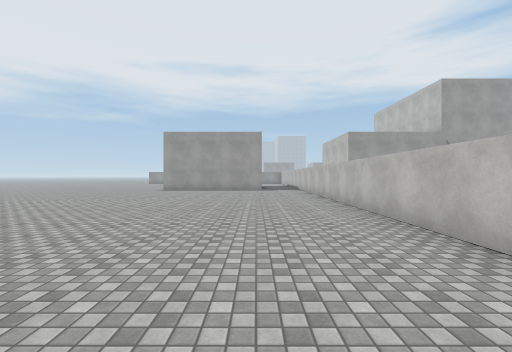
[1] (above)

24 first-person views from a walk through a 3-D level made in the Unity game engine. The camera is 1.5 m above the floor, looks level and sees 90° across. The floor is counted in squares, 2 m on a side. Each view is taken from the middle of a square. On the plan, view 1 faces up. The plan holds only what a view shows up to about 9 squares ahead; the rest is blank. The place goes on beyond the plan. The player is left out. Surface patterns are stand-ins for the level's own textures.

[2]
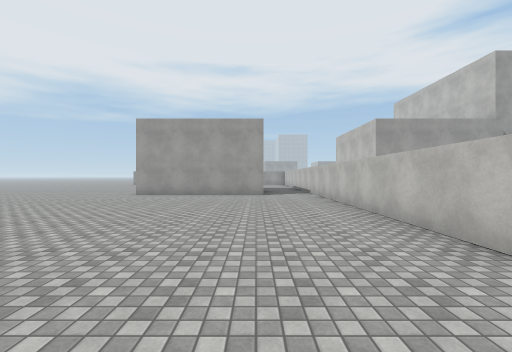

[3]
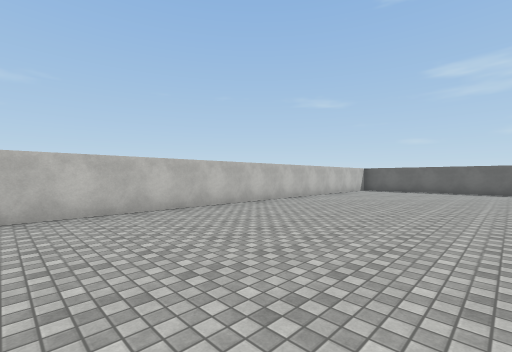

[4]
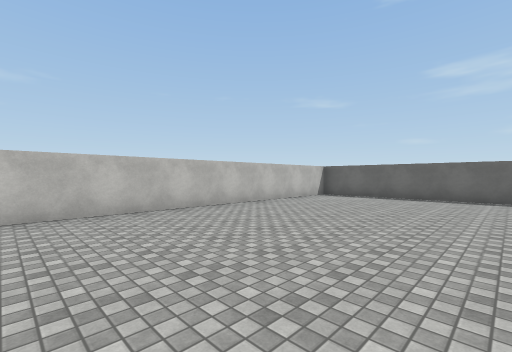

[5]
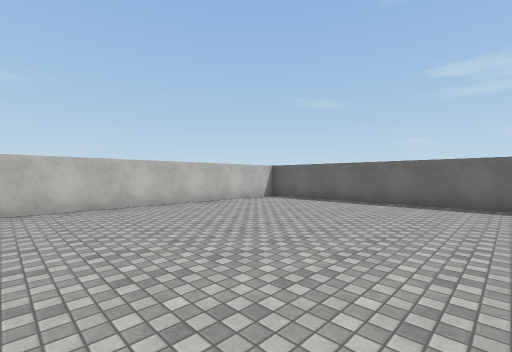

[6]
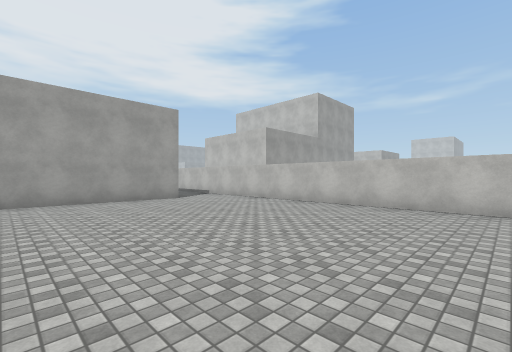

[7]
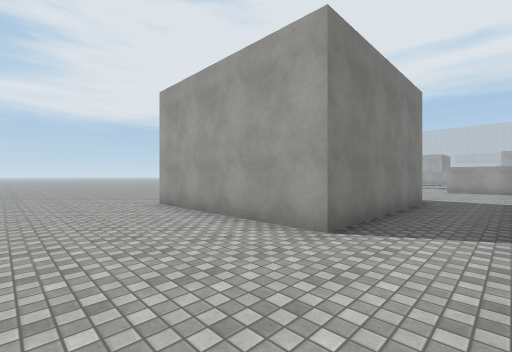

[8]
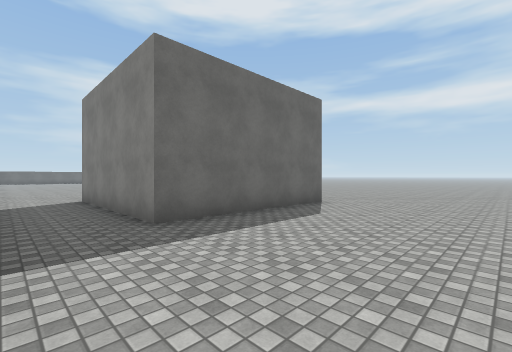

[9]
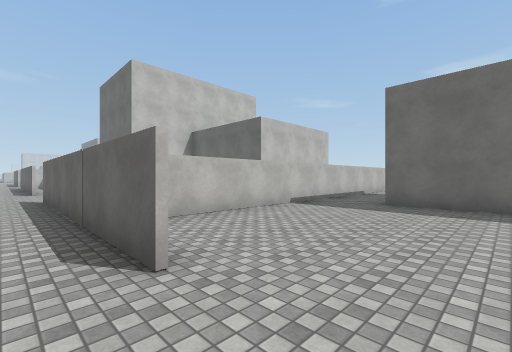

[10]
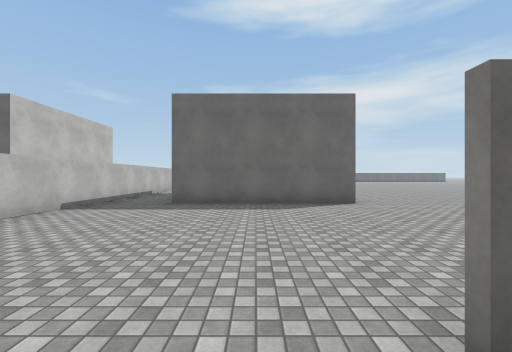

[11]
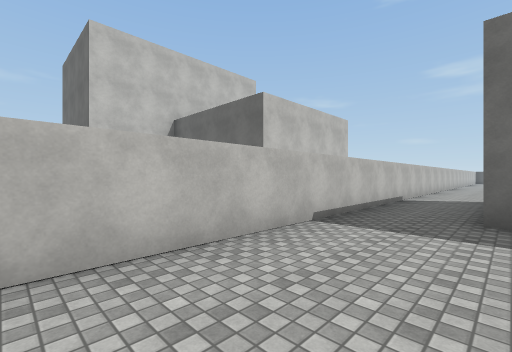

[12]
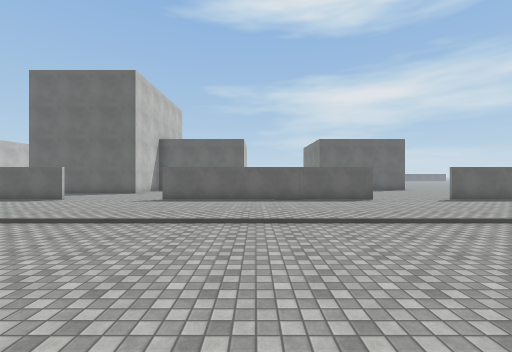

[13]
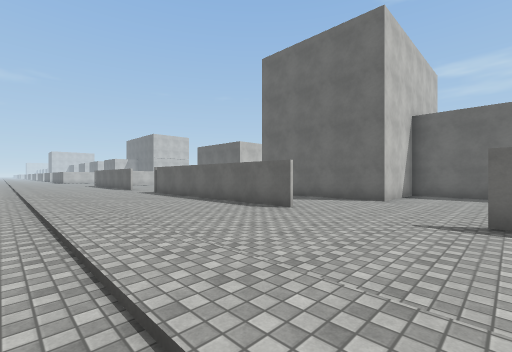

[14]
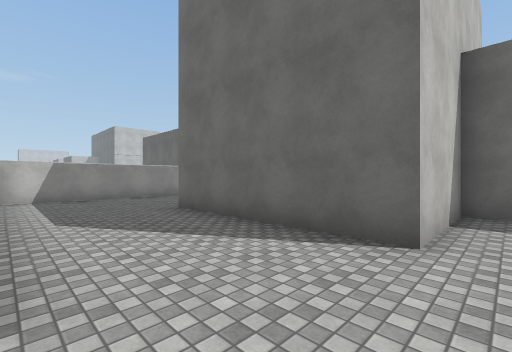

[15]
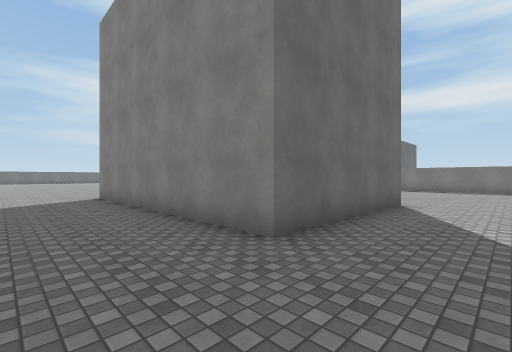

[16]
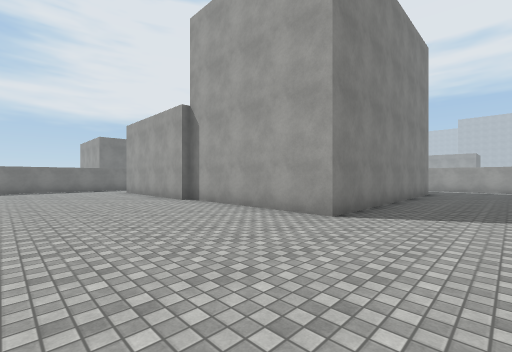

[17]
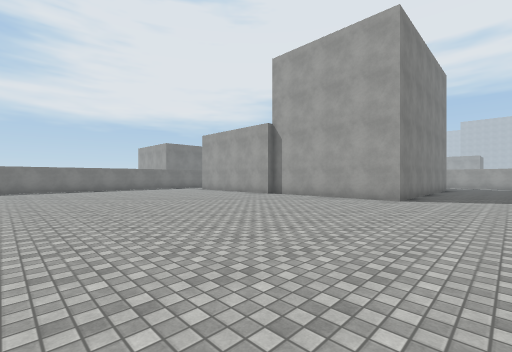

[18]
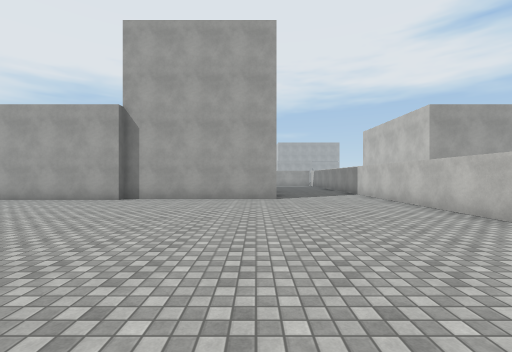

[19]
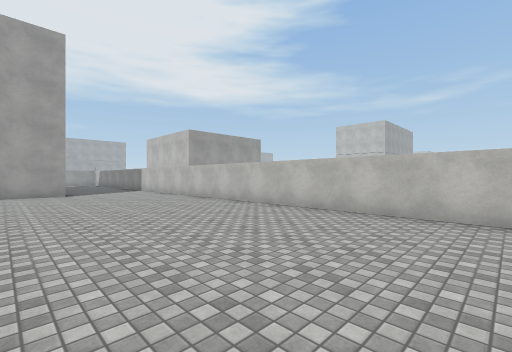

[20]
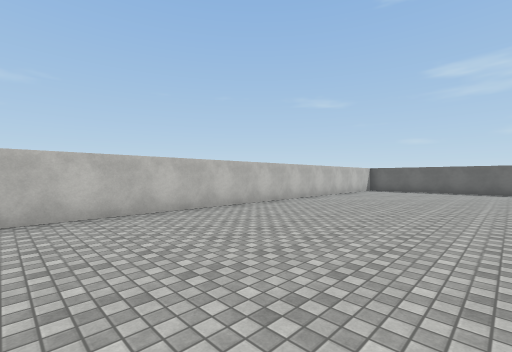

[21]
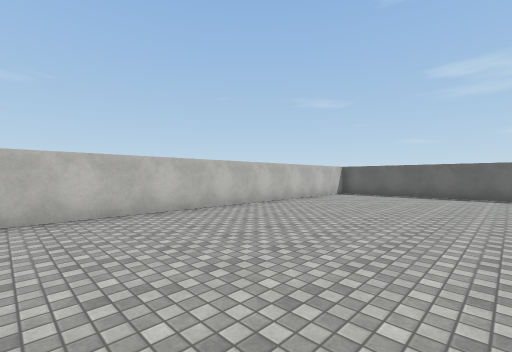

[22]
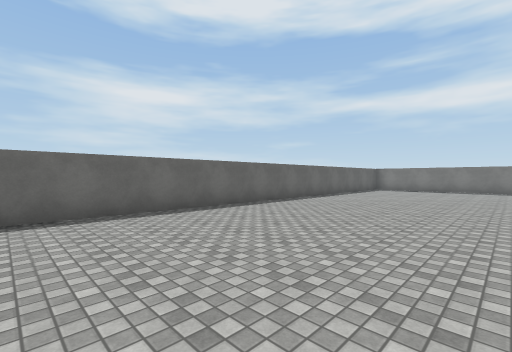

[23]
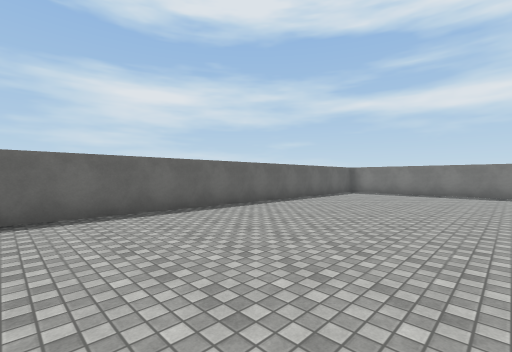

[24]
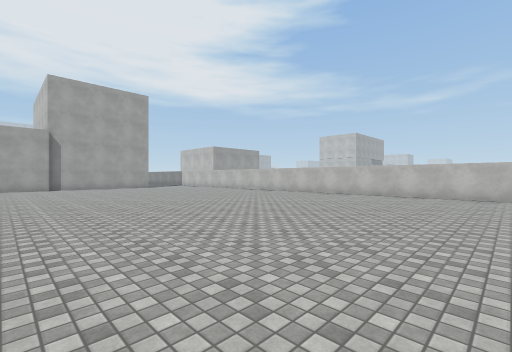

### Floor plan
Points are (right, up) in squares from view 1. A wall is a line through its corners. A room is listed if a view was taken in it or the views show most of it. See-through windows are left out.
Room 1 (views 1, 2, 3, 4, 5, 6, 7)
walls: (2.4, -7.4) (2.4, 11.5); (-4, -8.2) (1.5, -8.2); (0.3, 13) (-4.5, 13)
ways out: opening at (1.5, 12.5) to room 2
Room 2 (views 8, 11)
walls: (-4.5, 18) (0.3, 18) (0.3, 13); (2.4, 11.5) (2.4, 23)
ways out: opening at (1.5, 12.5) to room 1; opening at (-1.5, 24) to room 3
Room 3 (views 9, 10, 12, 13, 14)
walls: (10.6, 24.1) (14.9, 24.1); (7.5, 18) (9.7, 18) (9.7, 21); (-0.1, 24.1) (7.2, 24.1); (-4.5, 24.1) (-2.8, 24.1)
ways out: opening at (-1.5, 24) to room 2; opening at (9.3, 23) to room 4
Room 4 (views 15, 16, 17, 18, 19, 20, 21, 22, 23, 24)
walls: (9.8, 13) (5.9, 13); (2.5, -3) (2.5, -4.2); (18.1, -5.8) (18.1, 14); (6.5, -8.2) (17, -8.2); (9.7, 21) (14.7, 21) (14.7, 13.3) (9.6, 13.3); (18.1, 20.2) (18.1, 24)
ways out: opening at (9.3, 23) to room 3

Where each view was taken, in squares from view 1:
view 1: 0 up, 0 right, facing up
view 2: 3 up, 0 right, facing up
view 3: 5 up, 3 left, facing down-right
view 4: 1 up, 3 left, facing down-right
view 5: 1 down, 4 left, facing down-right
view 6: 5 up, 4 left, facing up-right
view 7: 10 up, 2 right, facing up-left
view 8: 22 up, 2 right, facing down-left
view 9: 25 up, 2 left, facing down-right
view 10: 25 up, 2 left, facing down
view 11: 23 up, 0 right, facing down-right
view 12: 33 up, 4 right, facing down
view 13: 29 up, 7 right, facing down-right
view 14: 24 up, 9 right, facing down-right
view 15: 23 up, 17 right, facing down-left
view 16: 9 up, 17 right, facing up-left
view 17: 5 up, 17 right, facing up-left
view 18: 5 up, 14 right, facing up
view 19: 2 up, 13 right, facing up-right
view 20: 5 up, 13 right, facing down-right
view 21: 2 up, 13 right, facing down-right
view 22: 3 down, 17 right, facing down-left
view 23: 3 down, 14 right, facing down-left
view 24: 3 down, 8 right, facing up-right
